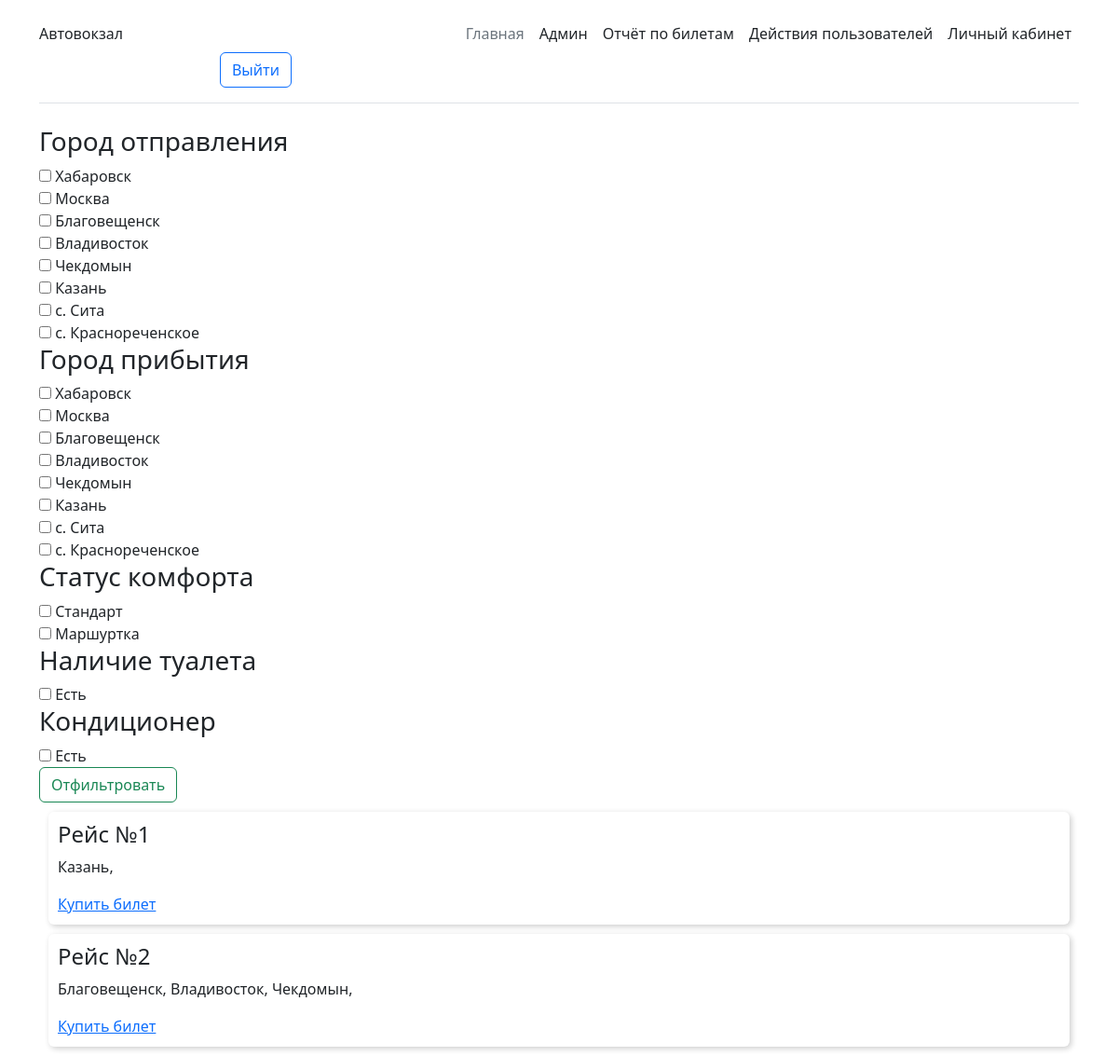
The app's page / (signed in) with its own data.
### BusStation/models.py (models this page shows, shortened)
class Station(models.Model):
    name = models.CharField(max_length=200, verbose_name="Название станции")
    def __str__(self):
        return self.name
    class Meta:
        verbose_name = "Станция"
        verbose_name_plural = "Станции"
    pass

class Comfort(models.Model):
    name = models.CharField(max_length=100, verbose_name='Название', default='')
    desc = models.TextField(verbose_name='Описание', default='')
    class Meta:
        verbose_name = "Класс комфорта"
        verbose_name_plural = "Класс комфорта"

class BusRoute(models.Model):
    number = models.IntegerField(verbose_name="Номер рейса")
    depart_station = models.ForeignKey(Station, verbose_name='Станция отправления', on_delete=models.PROTECT,
                                       related_name='depart_station2station',
                                       default=None, null=True)
    arr_station = models.ForeignKey(Station, verbose_name='Станция прибытия', on_delete=models.PROTECT,
                                    related_name='arrived_station2station',
                                    default=None, null=True)
    stations = models.ManyToManyField(Station, verbose_name='Промежуточные станции')
    aircool = models.BooleanField(verbose_name='Кондиционер', default=True)
    size_place = models.CharField(verbose_name='Размер пространства для ног', max_length=100, default='стандартно')
    toilet = models.BooleanField(verbose_name="Наличие туалета", default=False)
    desc = models.TextField(verbose_name='Описание маршрута', null=True, blank=True)
    cost = models.IntegerField(verbose_name='Цена одного билета', default=1000)
    comfort = models.ForeignKey(Comfort, on_delete=models.PROTECT, null=True)
    class Meta:
        verbose_name = "Автобусный маршрут"
        verbose_name_plural = "Автобусные маршруты"
    pass

### djangoBusStation/views.py (the view)
# urls.py: path('', views.HomePage),
def HomePage(request):
    stations = Station.objects.all()
    comforts = Comfort.objects.all()
    comfort = request.GET.getlist('comfort')
    for i, tag in enumerate(comfort):
        comfort[i] = int(tag)
    toilet = request.GET.get('toilet')
    aircool = request.GET.get('aircool')
    depart = request.GET.getlist('depart')
    for i, tag in enumerate(depart):
        depart[i] = int(tag)
    arrived = request.GET.getlist('arrived')
    for i, tag in enumerate(arrived):
        arrived[i] = int(tag)
    routes = BusRoute.objects.all()
    if comfort:
        routes = routes.filter(comfort__in=comfort)
    if toilet:
        routes = routes.filter(toilet=bool(toilet))
    if aircool:
        routes = routes.filter(aircool=bool(aircool))
    if depart:
        routes = routes.filter(depart_station_id__in=depart)
    if arrived:
        routes = routes.filter(Q(arr_station_id__in=arrived) | Q(stations__in=arrived))
    content = {
        'routes': routes,
        'stations': stations,
        'comform': comfort,
        'comforts': comforts,
        'toilet': toilet,
        'aircool': aircool,
        'depart': depart,
        'arrived': arrived,
    }
    return render(request, 'pages/home.html', content)
    pass

### templates/pages/home.html (shortened to what this page needs)
{% extends 'index.html' %}
{% block content %}
    <form action="" method="get">
        <div>
            <h3>Город отправления</h3>
            <div>
                {% for station in stations %}
                    <div>
                        <input id="depart{{ station.id }}" name="depart" type="checkbox" value="{{ station.id }}"
                                >
                        <label for="depart{{ station.id }}">{{ station.name }}</label>
                    </div>
                {% endfor %}
            </div>
        </div>
        <div>
            <h3>Город прибытия</h3>
            <div>
                {% for station in stations %}
                    <div>
                        <input id="arrived{{ station.id }}" name="arrived" type="checkbox" value="{{ station.id }}"
                                >
                        <label for="arrived{{ station.id }}">{{ station.name }}</label>
                    </div>
                {% endfor %}
            </div>
        </div>
        <div>
            <h3>Статус комфорта</h3>
            {% for comfort in comforts %}
                    <div>
                        <input id="comfort{{ comfort.id }}" name="comfort" type="checkbox" value="{{ comfort.id }}"
                        >
                        <label for="comfort{{ comfort.id }}">{{ comfort.name }}</label>
                    </div>
                {% endfor %}
        </div>
        <div>
            <h3>Наличие туалета</h3>
            <div>
                <input id="toilet" name="toilet" type="checkbox" value="True">
                <label for="toilet">Есть</label>
            </div>
        </div>
        <div>
            <h3>Кондиционер</h3>
            <div>
                <input id="aircool" name="aircool" type="checkbox" value="True">
                <label for="aircool">Есть</label>
            </div>
        </div>
     <button class="btn btn-outline-success">Отфильтровать</button>
    </form>
    {% for route in routes %}
        <div class="route-item">
            <h4>Рейс №{{ route.number }}</h4>
            <p>
                {% for station in route.stations.all %}
                    {{ station }},
                {% endfor %}
            </p>
            {% if user.is_authenticated %}
                <a href="/info/buy/{{ route.number }}">Купить билет</a>
            {% endif %}
        </div>
    {% endfor %}
{% endblock %}

### static/main.css (style rules this page uses)
.route-item { padding: 10px; border-radius: 6px; box-shadow: 2px 2px 6px rgba(0, 0, 0, 0.2); margin: 10px; }

### records on screen
Station: name "Хабаровск"
Station: name "Москва"
Station: name "Благовещенск"
Station: name "Владивосток"
Station: name "Чекдомын"
Station: name "Казань"
Station: name "с. Сита"
Station: name "с. Краснореченское"
Comfort: name "Стандарт"
Comfort: name "Маршуртка"
BusRoute: number "1"
BusRoute: number "2"
